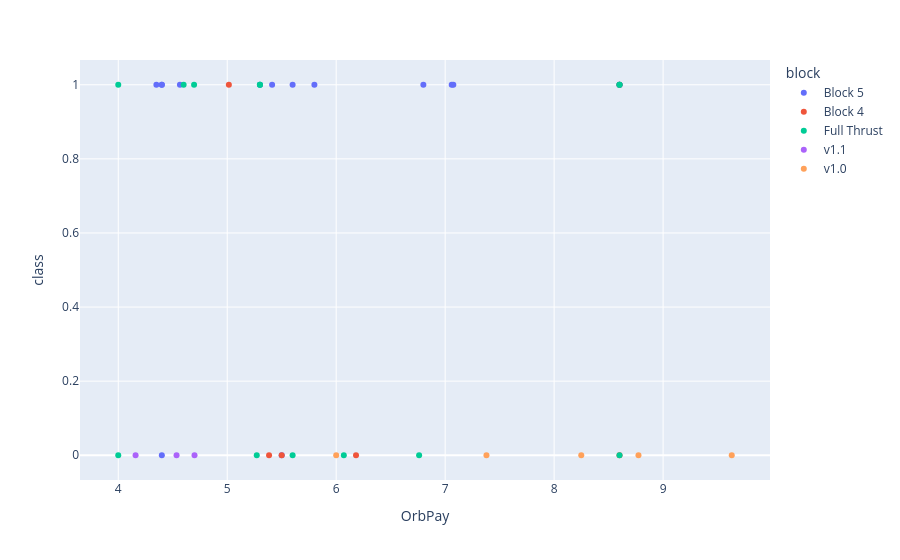

Source (notebook cell):
### Code cell
# Correlation between Payload and Success for all sites
xlim = [4,10]
mask_scatter = (df.OrbPay >= xlim[0]) & (df.OrbPay <= xlim[1])
scatter_plot = px.scatter(
    df[mask_scatter],
    x = 'OrbPay',
    y = 'class',
    color = 'block'
)
scatter_plot

### Figure 1 — Plotly figure (JSON) as saved in the notebook; plotly's stock layout.template omitted (floating-point values rounded to 4 significant figures)
{"data": [{"hovertemplate": "block=Block 5<br>OrbPay=%{x}<br>class=%{y}<extra></extra>", "legendgroup": "Block 5", "marker": {"color": "#636efa", "symbol": "circle"}, "mode": "markers", "name": "Block 5", "orientation": "v", "showlegend": true, "type": "scatter", "x": [4.4, 5.6, 4.4, 6.8, 5.5, 4.35, 5.412, 8.6, 4.4, 4.566, 5.3, 7.06, 5.8, 8.6, 7.075], "xaxis": "x", "y": [1, 1, 1, 1, 0, 1, 1, 1, 0, 1, 1, 1, 1, 1, 1], "yaxis": "y"}, {"hovertemplate": "block=Block 4<br>OrbPay=%{x}<br>class=%{y}<extra></extra>", "legendgroup": "Block 4", "marker": {"color": "#EF553B", "symbol": "circle"}, "mode": "markers", "name": "Block 4", "orientation": "v", "showlegend": true, "type": "scatter", "x": [5.384, 5.5, 8.6, 6.182, 8.6, 5.015], "xaxis": "x", "y": [0, 0, 0, 0, 1, 1], "yaxis": "y"}, {"hovertemplate": "block=Full Thrust<br>OrbPay=%{x}<br>class=%{y}<extra></extra>", "legendgroup": "Full Thrust", "marker": {"color": "#00cc96", "symbol": "circle"}, "mode": "markers", "name": "Full Thrust", "orientation": "v", "showlegend": true, "type": "scatter", "x": [4.0, 8.6, 5.3, 6.761, 8.6, 4.0, 6.07, 5.3, 5.6, 8.6, 4.6, 4.696, 5.271], "xaxis": "x", "y": [0, 0, 1, 0, 1, 1, 0, 1, 0, 1, 1, 1, 0], "yaxis": "y"}, {"hovertemplate": "block=v1.1<br>OrbPay=%{x}<br>class=%{y}<extra></extra>", "legendgroup": "v1.1", "marker": {"color": "#ab63fa", "symbol": "circle"}, "mode": "markers", "name": "v1.1", "orientation": "v", "showlegend": true, "type": "scatter", "x": [4.7, 4.159, 4.535], "xaxis": "x", "y": [0, 0, 0], "yaxis": "y"}, {"hovertemplate": "block=v1.0<br>OrbPay=%{x}<br>class=%{y}<extra></extra>", "legendgroup": "v1.0", "marker": {"color": "#FFA15A", "symbol": "circle"}, "mode": "markers", "name": "v1.0", "orientation": "v", "showlegend": true, "type": "scatter", "x": [9.63, 8.249, 7.379, 8.774, 6.0], "xaxis": "x", "y": [0, 0, 0, 0, 0], "yaxis": "y"}], "layout": {"legend": {"title": {"text": "block"}, "tracegroupgap": 0}, "margin": {"t": 60}, "xaxis": {"anchor": "y", "domain": [0, 1], "title": {"text": "OrbPay"}}, "yaxis": {"anchor": "x", "domain": [0, 1], "title": {"text": "class"}}}}
